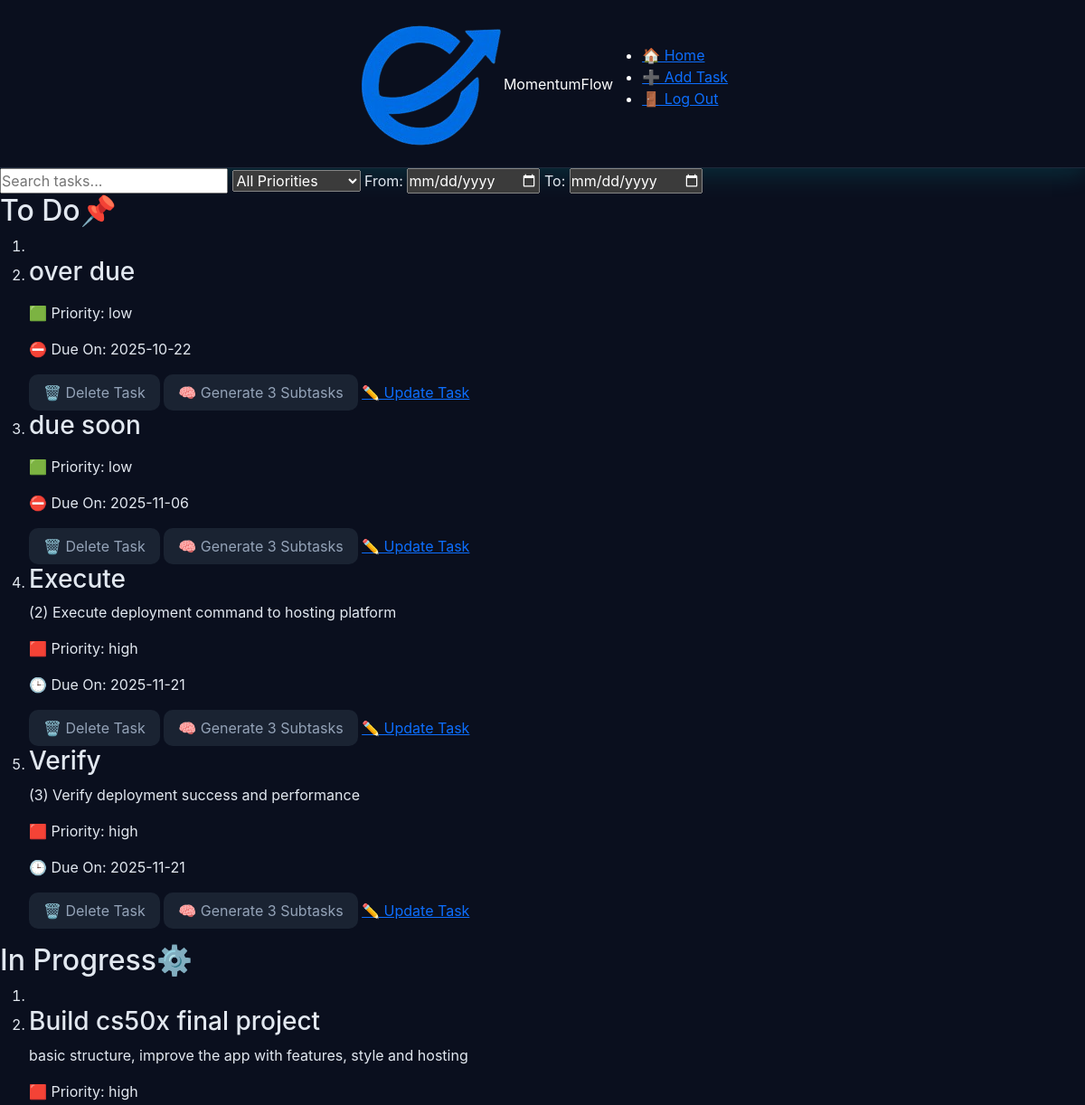
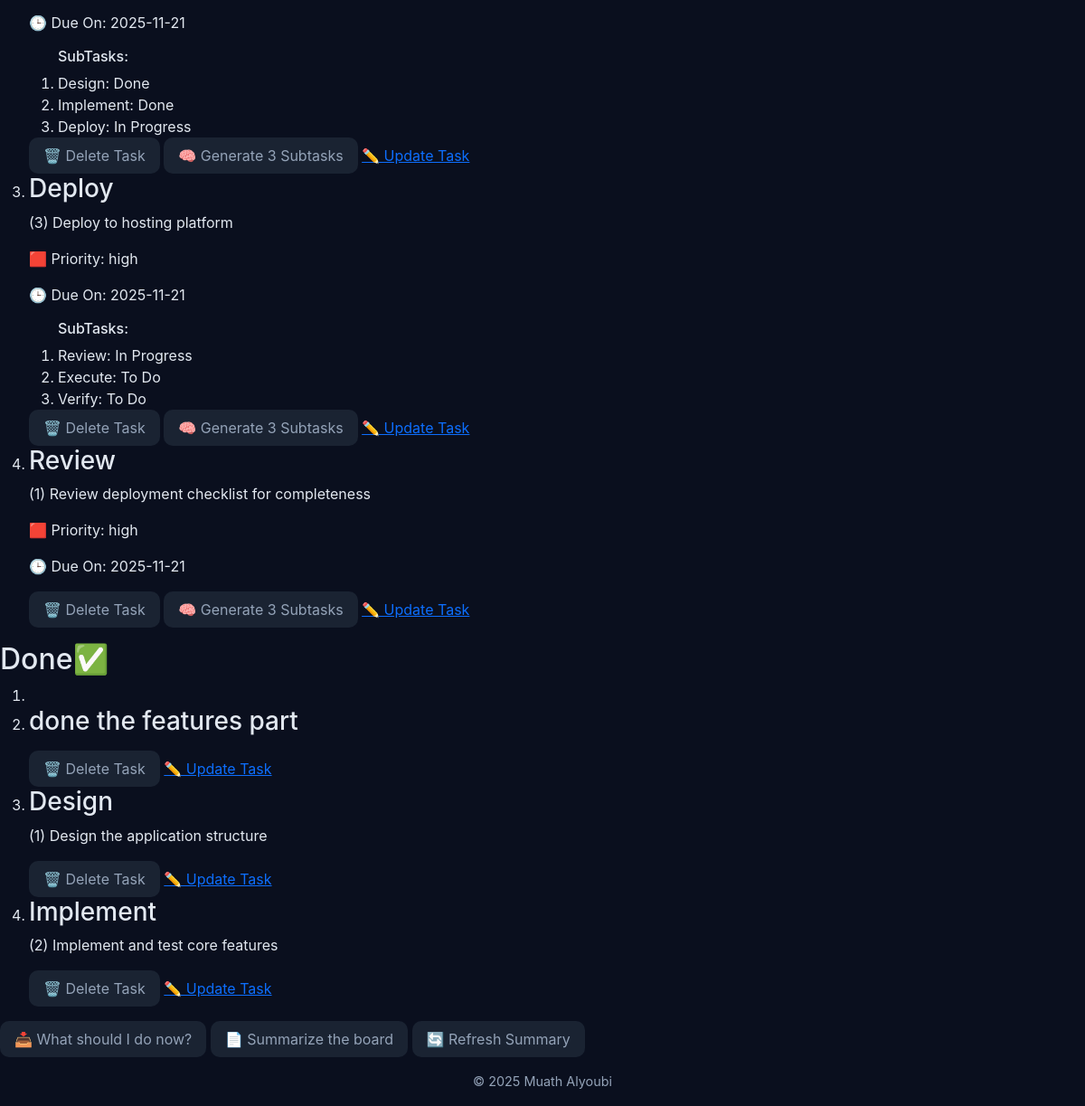
Page / (signed in) on the earlier database version (2 pictures, top to bottom).
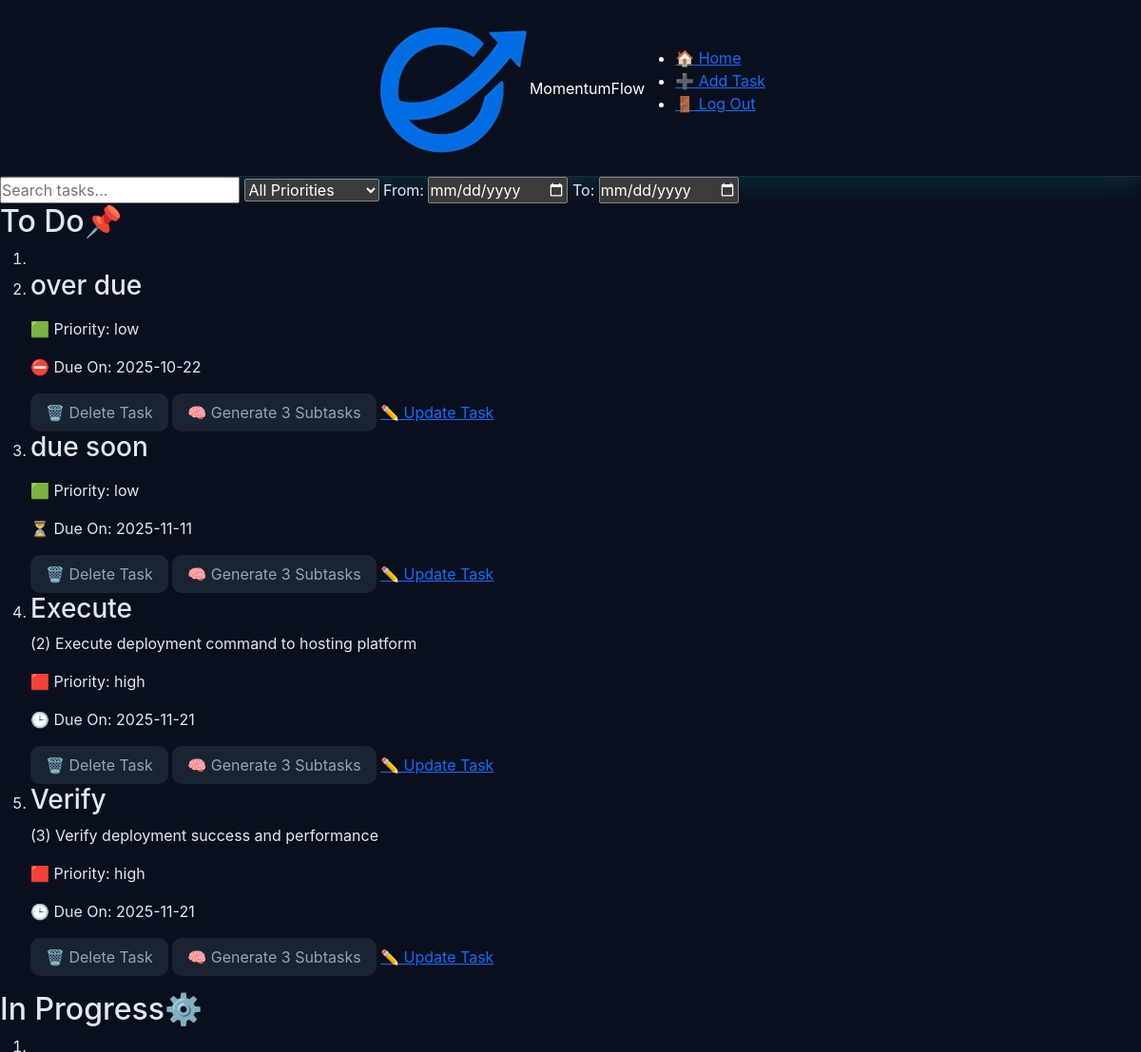
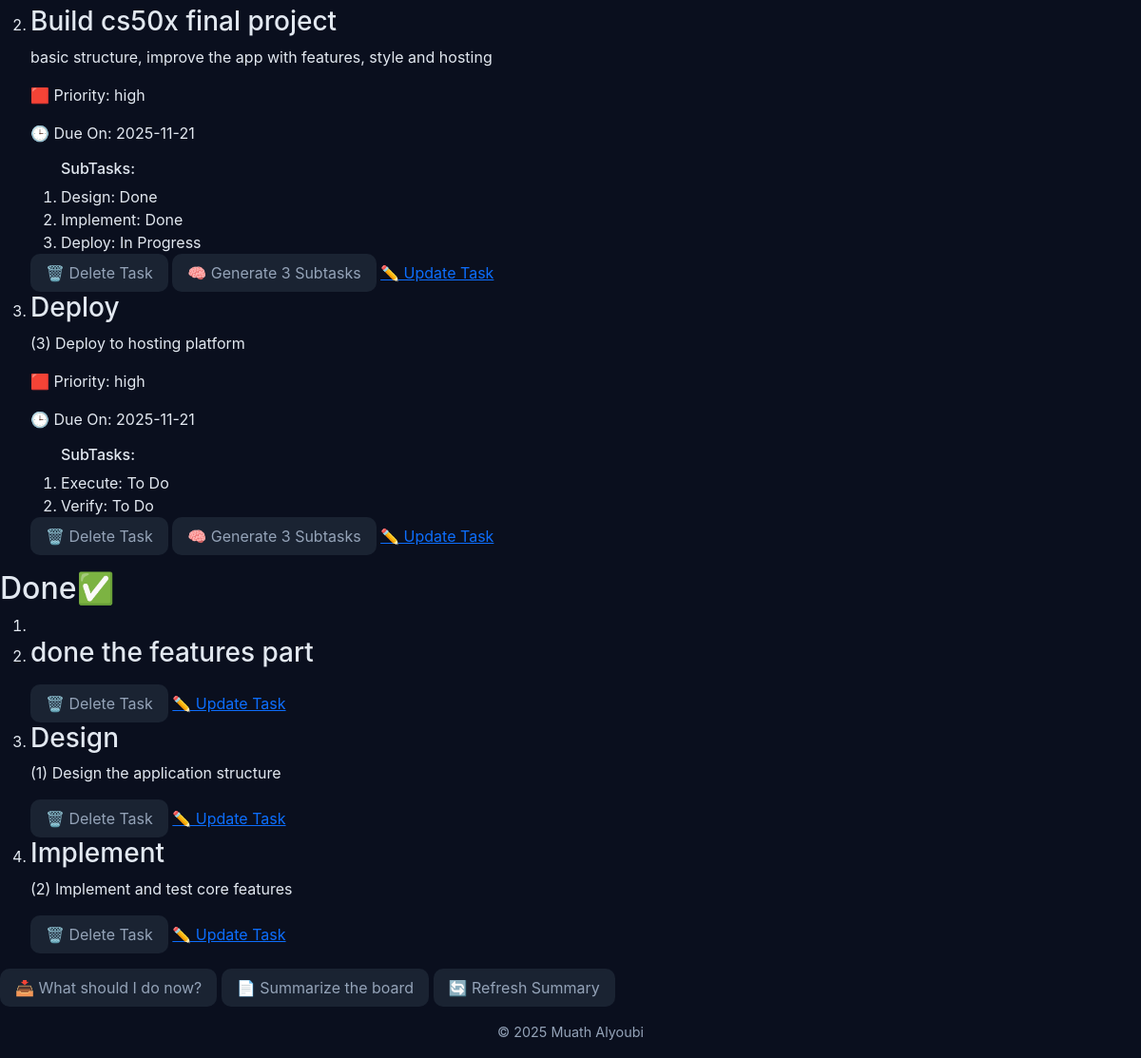
Same page on the later database version (2 pictures, top to bottom).
### tables this page shows
CREATE TABLE tasks(
                id INTEGER PRIMARY KEY AUTOINCREMENT NOT NULL,
                title TEXT NOT NULL,
                user_id INTEGER NOT NULL,
                description TEXT,
                status TEXT NOT NULL DEFAULT 'To Do',
                created_at TIMESTAMP DEFAULT CURRENT_TIMESTAMP, 
                priority TEXT NOT NULL, 
                due_date DATE, parent_id INTEGER DEFAULT NULL,  
                FOREIGN KEY (user_id) REFERENCES "users_old"(id) ON DELETE CASCADE
                );

### app.py (the view)
@app.route("/")
@login_required
def index():
    search = request.args.get("search", "").strip()
    priority = request.args.get("priority")
    start = request.args.get("start")
    end = request.args.get("end")
    parameters = [session["user_id"]]
    query = "SELECT * FROM tasks WHERE user_id = ? "
    if search:
        query += "AND (title LIKE ? OR description LIKE ?) "
        like_search = f"%{search}%"
        parameters.extend([like_search, like_search])
    if priority:
        query += "AND priority = ? "
        parameters.append(priority)
    if start and end:
        query += "AND due_date BETWEEN ? AND ? "
        parameters.extend([start, end])
    tasks = execute_filtered_query(query, parameters)
    subtasks = get_subtasks(session["user_id"])
    today, after_tommorow = get_date_deatails()
    return render_template("index.html",
        tasks=tasks,
        subtasks=subtasks,
        today=today,
        after_tommorow=after_tommorow
    )

### db.py (called while the page is built)
def get_db():
    if "db" not in g:
        g.db = sqlite3.connect(
            DATABASE,
            detect_types=sqlite3.PARSE_DECLTYPES,
            check_same_thread=False
        )
        g.db.row_factory = sqlite3.Row
    return g.db

def execute_filtered_query(query, parameters):
    db = get_db()
    return db.execute(f"{query} {ORDER}", parameters).fetchall()

def get_subtasks(user_id):
    db = get_db()
    return db.execute(
        f"SELECT * FROM tasks WHERE user_id = ? AND parent_id IS NOT NULL ORDER BY parent_id",
        (user_id,)).fetchall()

### helpers.py (called while the page is built)
def login_required(f):
    @wraps(f)
    def decorated_function(*args, **kwargs):
        if session.get("user_id") is None:
            return redirect(url_for('login', next=request.url))
        return f(*args, **kwargs)
    return decorated_function

def get_date_deatails():
    today = date.today()
    after_tomorrow = today + timedelta(days=2)
    return today, after_tomorrow

### templates/index.html (shortened to what this page needs)
{% extends "layout.html" %}
{% block body %}
        <main>
            <div id="search-filters">
                <input type="text" id ="search" placeholder="Search tasks...">
                <select id="priority-filter">
                    <option value="">All Priorities</option>
                </select>
                <label for="start-date">From:</label>
                <input type="date" id="start-date" placeholder="From">
                <label for="end-date">To:</label>
                <input type="date" id="end-date">
            </div>
            <section id="kanban-board">
                {% set column_id = "todo" %}
                {% set column_emo = '📌' %}
                {% set column_title = "To Do" %}
                {% set bg_color = "var(--back-todo)" %}
                {% include "_column.html" %}
                {% set column_id = "in-progress" %}
                {% set column_emo = '⚙️' %}
                {% set column_title = "In Progress" %}
                {% set bg_color = "var(--back-progress)" %}
                {% include "_column.html" %}
                {% set column_id = "done" %}
                {% set column_emo = '✅' %}
                {% set column_title = "Done" %}
                {% set bg_color = "var(--back-done)" %}
                {% include "_column.html" %}
            </section>
            <div id="underborad-btns">
                <button id="next-task" data-loading="false" onclick="getNextTask(this)">📥 What should I do now?</button>
                <button id="summarize" onclick="getSummary()">📄 Summarize the board</button>
                <button id="refresh" data-loading="false" onclick="refreshSummary(this)">🔄 Refresh Summary</button>
            </div>
        </main>
{% endblock %}

### templates/_column.html
<section id="{{ column_id }}-column" class="column">
    <h2 id="{{ column_id }}-heading">{{ column_title }}{{ column_emo}}</h2>
    <ol class="task-list" id="{{ column_title }}">
        <li style="background-color: {{ bg_color }}"></li>
        {% for task in tasks %}
            {% if task.status == column_title %}
                <li id="{{ task.id }}" class="task-card" draggable="{{ 'true' if task.status != 'Done' else 'false' }}">
                    <h3>{{ task.title }}</h3>
                    <p>{{ task.description }}</p>
                    {% if task.status != 'Done' %}
                        <p id="priority-{{ task.priority }}">
                            {{
                                '🟥' if task.priority == 'high'
                                else '🟩' if task.priority == 'low'
                                else '🟧'
                            }}
                            Priority: {{ task.priority }}
                        </p>
                        {% if task.due_date is not none%}
                            {% if task.due_date < today %}
                                <p id="due_date" class="over_due">⛔ Due On: {{ task.due_date }}</p>
                            {% elif task.due_date < after_tommorow %}
                                <p id="due_date" class="due_soon">⏳ Due On: {{ task.due_date }}</p>
                            {% else %}
                                <p id="due_date">🕒 Due On: {{ task.due_date }}</p>
                            {% endif %}
                        {% endif %}
                    {% endif %}
                    {% set ns = namespace(printed=false) %}
                    {% set ns = namespace(break_loop=False) %}
                    <ol>
                        {% for sub in subtasks %}
                            {% if not ns.break_loop %}
                                {% if sub.parent_id == task.id %}
                                    {% if task.status == 'Done' %}
                                        <h6>All subtasks complete ✅</h6>
                                        {% set ns.break_loop = true %}
                                    {% else %}
                                        {% if not ns.printed %}
                                            <h6>SubTasks:</h6>
                                            {% set ns.printed = true %}
                                        {% endif %}
                                        <li>{{ sub.title }}: {{ sub.status }}</li>
                                    {% endif %}
                                {% endif %}
                            {% endif %}
                        {% endfor %}
                    </ol>
                    <div id="task-buttons">
                        <button onclick="deleteTask('{{ task.id }}')" id="delete-task">🗑️ Delete Task</button>
                        {% if task.status != 'Done' %}
                            <button id="sub-task" data-loading="false" onclick="generateTask('{{ task.id }}', this)">🧠 Generate 3 Subtasks</button>
                        {% endif %}
                        <a href="{{ url_for('editTask', id=task.id) }}" id="update-task">✏️ Update Task</a>
                    </div>
                </li>
            {% endif %}
        {% endfor %}
    </ol>
</section>

Differences in the rows shown:
removed tasks: shows "SubTasks:", title "Review", status "In Progress", description "(1) Review deployment checklist for completeness", priority "🟥", priority "high", due_date "2025-11-21"
changed tasks "due soon": due_date "2025-11-06" → "2025-11-11"; due_date "⛔ Due On:" → "⏳ Due On:"
shown differently, row unchanged: tasks "Execute": now shows "SubTasks:"
